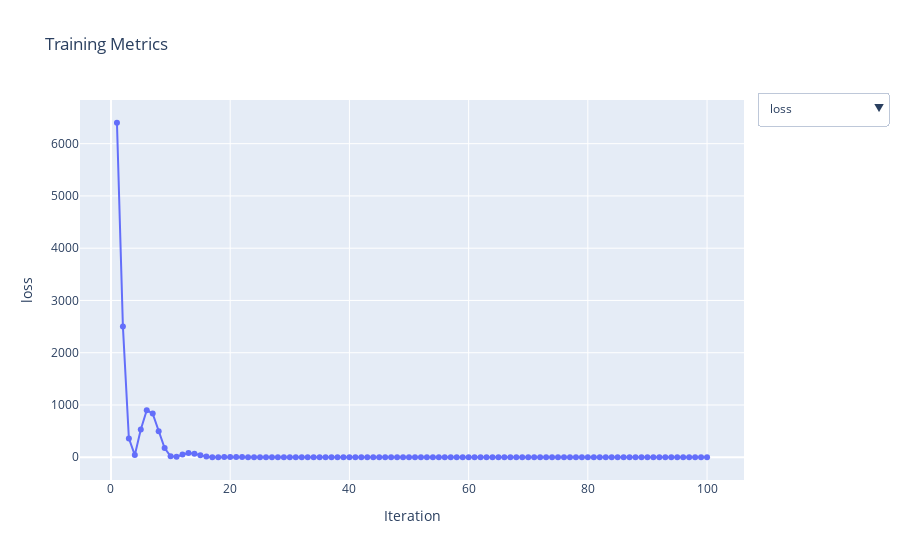

Source (notebook cell):
### Code cell
plot_training_metrics(metrics_dict=optimizer.history, display_mode='inline', html_path=None)
